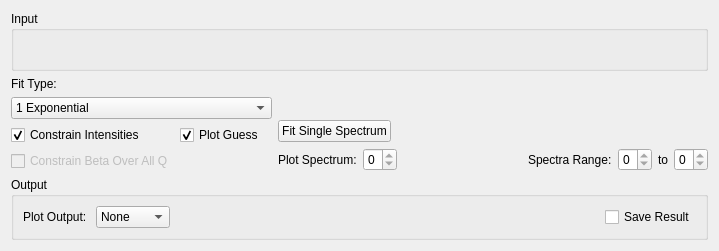
<?xml version="1.0" encoding="UTF-8"?>
<ui version="4.0">
 <class>IqtFit</class>
 <widget class="QWidget" name="IqtFit">
  <property name="geometry">
   <rect>
    <x>0</x>
    <y>0</y>
    <width>719</width>
    <height>251</height>
   </rect>
  </property>
  <property name="windowTitle">
   <string>Form</string>
  </property>
  <layout class="QVBoxLayout" name="layoutFuryFit">
   <item>
    <widget class="QGroupBox" name="gbInput">
     <property name="title">
      <string>Input</string>
     </property>
     <layout class="QHBoxLayout" name="layoutInput">
      <item>
       <widget class="MantidQt::MantidWidgets::DataSelector" name="dsSampleInput" native="true">
        <property name="sizePolicy">
         <sizepolicy hsizetype="Minimum" vsizetype="Fixed">
          <horstretch>0</horstretch>
          <verstretch>0</verstretch>
         </sizepolicy>
        </property>
        <property name="autoLoad" stdset="0">
         <bool>true</bool>
        </property>
        <property name="workspaceSuffixes" stdset="0">
         <stringlist>
          <string>_iqt</string>
         </stringlist>
        </property>
        <property name="fileBrowserSuffixes" stdset="0">
         <stringlist>
          <string>_iqt.nxs</string>
         </stringlist>
        </property>
        <property name="showLoad" stdset="0">
         <bool>false</bool>
        </property>
       </widget>
      </item>
     </layout>
    </widget>
   </item>
   <item>
    <layout class="QHBoxLayout" name="horizontalLayout_25">
     <item>
      <layout class="QVBoxLayout" name="vlTreeProp">
       <item>
        <layout class="QVBoxLayout" name="verticalLayout_8">
         <item>
          <widget class="QLabel" name="lbFitType">
           <property name="sizePolicy">
            <sizepolicy hsizetype="Preferred" vsizetype="Maximum">
             <horstretch>0</horstretch>
             <verstretch>0</verstretch>
            </sizepolicy>
           </property>
           <property name="text">
            <string>Fit Type:</string>
           </property>
          </widget>
         </item>
         <item>
          <widget class="QComboBox" name="cbFitType">
           <item>
            <property name="text">
             <string>1 Exponential</string>
            </property>
           </item>
           <item>
            <property name="text">
             <string>2 Exponentials</string>
            </property>
           </item>
           <item>
            <property name="text">
             <string>1 Stretched Exponential</string>
            </property>
           </item>
           <item>
            <property name="text">
             <string>1 Stretched Exponential and 1 Exponential</string>
            </property>
           </item>
          </widget>
         </item>
        </layout>
       </item>
       <item>
        <layout class="QGridLayout" name="gridLayout_5">
         <item row="0" column="1">
          <widget class="QCheckBox" name="ckPlotGuess">
           <property name="text">
            <string>Plot Guess</string>
           </property>
           <property name="checked">
            <bool>true</bool>
           </property>
          </widget>
         </item>
         <item row="0" column="0">
          <widget class="QCheckBox" name="ckConstrainIntensities">
           <property name="text">
            <string>Constrain Intensities</string>
           </property>
           <property name="checked">
            <bool>true</bool>
           </property>
          </widget>
         </item>
         <item row="1" column="0">
          <widget class="QCheckBox" name="ckConstrainBeta">
           <property name="enabled">
            <bool>false</bool>
           </property>
           <property name="text">
            <string>Constrain Beta Over All Q</string>
           </property>
          </widget>
         </item>
        </layout>
       </item>
       <item>
        <layout class="QHBoxLayout" name="properties"/>
       </item>
      </layout>
     </item>
     <item>
      <layout class="QVBoxLayout" name="verticalLayout_6">
       <item>
        <widget class="MantidQt::MantidWidgets::PreviewPlot" name="ppPlot" native="true">
         <property name="showLegend" stdset="0">
          <bool>true</bool>
         </property>
         <property name="canvasColour" stdset="0">
          <color>
           <red>255</red>
           <green>255</green>
           <blue>255</blue>
          </color>
         </property>
        </widget>
       </item>
       <item>
        <layout class="QHBoxLayout" name="gpPlotOptions">
         <item>
          <widget class="QPushButton" name="pbSingle">
           <property name="text">
            <string>Fit Single Spectrum</string>
           </property>
          </widget>
         </item>
         <item>
          <spacer name="spLegendSpace">
           <property name="orientation">
            <enum>Qt::Horizontal</enum>
           </property>
           <property name="sizeHint" stdset="0">
            <size>
             <width>40</width>
             <height>20</height>
            </size>
           </property>
          </spacer>
         </item>
        </layout>
       </item>
       <item>
        <layout class="QHBoxLayout" name="horizontalLayout_27">
         <item>
          <widget class="QLabel" name="lbSpectra">
           <property name="text">
            <string>Plot Spectrum:</string>
           </property>
          </widget>
         </item>
         <item>
          <widget class="QSpinBox" name="spPlotSpectrum">
           <property name="minimum">
            <number>0</number>
           </property>
           <property name="maximum">
            <number>0</number>
           </property>
          </widget>
         </item>
         <item>
          <spacer name="horizontalSpacer_13">
           <property name="orientation">
            <enum>Qt::Horizontal</enum>
           </property>
           <property name="sizeHint" stdset="0">
            <size>
             <width>40</width>
             <height>20</height>
            </size>
           </property>
          </spacer>
         </item>
         <item>
          <widget class="QLabel" name="label_3">
           <property name="text">
            <string>Spectra Range:</string>
           </property>
          </widget>
         </item>
         <item>
          <widget class="QSpinBox" name="spSpectraMin">
           <property name="minimum">
            <number>0</number>
           </property>
           <property name="maximum">
            <number>0</number>
           </property>
          </widget>
         </item>
         <item>
          <widget class="QLabel" name="label_4">
           <property name="text">
            <string>to</string>
           </property>
          </widget>
         </item>
         <item>
          <widget class="QSpinBox" name="spSpectraMax">
           <property name="minimum">
            <number>0</number>
           </property>
           <property name="maximum">
            <number>0</number>
           </property>
          </widget>
         </item>
        </layout>
       </item>
      </layout>
     </item>
    </layout>
   </item>
   <item>
    <widget class="QGroupBox" name="gbOutput">
     <property name="title">
      <string>Output</string>
     </property>
     <layout class="QHBoxLayout" name="horizontalLayout_2">
      <item>
       <widget class="QLabel" name="lbPlotType">
        <property name="text">
         <string>Plot Output: </string>
        </property>
       </widget>
      </item>
      <item>
       <widget class="QComboBox" name="cbPlotType">
        <item>
         <property name="text">
          <string>None</string>
         </property>
        </item>
        <item>
         <property name="text">
          <string>All</string>
         </property>
        </item>
        <item>
         <property name="text">
          <string>Intensity</string>
         </property>
        </item>
        <item>
         <property name="text">
          <string>Tau</string>
         </property>
        </item>
        <item>
         <property name="text">
          <string>Beta</string>
         </property>
        </item>
       </widget>
      </item>
      <item>
       <spacer name="horizontalSpacer_1">
        <property name="orientation">
         <enum>Qt::Horizontal</enum>
        </property>
        <property name="sizeHint" stdset="0">
         <size>
          <width>40</width>
          <height>20</height>
         </size>
        </property>
       </spacer>
      </item>
      <item>
       <widget class="QCheckBox" name="ckSave">
        <property name="text">
         <string>Save Result</string>
        </property>
       </widget>
      </item>
     </layout>
    </widget>
   </item>
  </layout>
 </widget>
 <customwidgets>
  <customwidget>
   <class>MantidQt::MantidWidgets::DataSelector</class>
   <extends>QWidget</extends>
   <header>MantidQtMantidWidgets/DataSelector.h</header>
  </customwidget>
  <customwidget>
   <class>MantidQt::MantidWidgets::PreviewPlot</class>
   <extends>QWidget</extends>
   <header>MantidQtMantidWidgets/PreviewPlot.h</header>
   <container>1</container>
  </customwidget>
 </customwidgets>
 <resources/>
 <connections/>
</ui>
